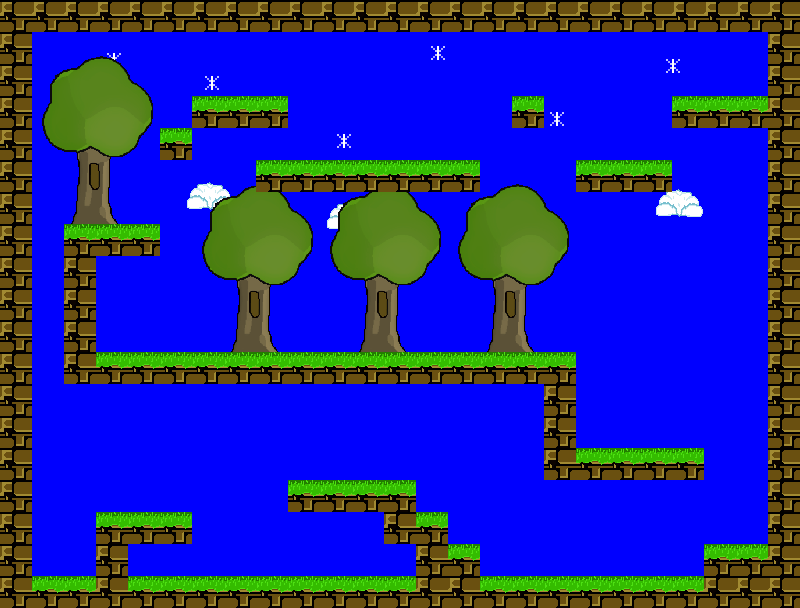

The image is a tile-based game level rendered from a .tmx file. Its description and source (layers, tilesets, objects; grid data summarised) follow:
An orthogonal 25x19 tile map with 32x32 px tiles, 3 tile layers (Background, BackgroundObjects, Collision), 4 tilesets and 47 objects.

<map version="1.0" orientation="orthogonal" renderorder="right-down" width="25" height="19" tilewidth="32" tileheight="32" nextobjectid="410">
 <tileset firstgid="1" name="objects" tilewidth="32" tileheight="32">
  <image source="../images/tiled_objects.png" width="128" height="288" />
  <tile id="0">
   <properties>
    <property name="Class" value="Player" />
   </properties>
  </tile>
  <tile id="1">
   <properties>
    <property name="Class" value="Warp" />
   </properties>
  </tile>
  <tile id="2">
   <properties>
    <property name="Class" value="InvisibleBlock" />
   </properties>
  </tile>
  <tile id="3">
   <properties>
    <property name="Class" value="PlatformSpike" />
   </properties>
  </tile>
  <tile id="4">
   <properties>
    <property name="Class" value="Spike" />
   </properties>
  </tile>
  <tile id="5">
   <properties>
    <property name="Class" value="Spike" />
    <property name="angle" value="90" />
   </properties>
  </tile>
  <tile id="6">
   <properties>
    <property name="Class" value="Spike" />
    <property name="angle" value="270" />
    <property name="flip" value="x" />
   </properties>
  </tile>
  <tile id="7">
   <properties>
    <property name="Class" value="Spike" />
    <property name="angle" value="180" />
    <property name="flip" value="x" />
   </properties>
  </tile>
  <tile id="8">
   <properties>
    <property name="Class" value="FallingSpike" />
    <property name="speed" value="900" />
   </properties>
  </tile>
  <tile id="9">
   <properties>
    <property name="Class" value="FallingSpike" />
    <property name="angle" value="90" />
    <property name="speed" value="900" />
   </properties>
  </tile>
  <tile id="10">
   <properties>
    <property name="Class" value="FallingSpike" />
    <property name="angle" value="270" />
    <property name="flip" value="x" />
    <property name="speed" value="900" />
   </properties>
  </tile>
  <tile id="11">
   <properties>
    <property name="Class" value="FallingSpike" />
    <property name="angle" value="180" />
    <property name="flip" value="x" />
    <property name="speed" value="900" />
   </properties>
  </tile>
  <tile id="12">
   <properties>
    <property name="Class" value="MovingSpike" />
    <property name="vx" value="300" />
   </properties>
  </tile>
  <tile id="16">
   <properties>
    <property name="Class" value="ShootingSpike" />
    <property name="direction" value="up" />
    <property name="firerate" value="2" />
    <property name="speed" value="100" />
   </properties>
  </tile>
  <tile id="17">
   <properties>
    <property name="Class" value="ShootingSpike" />
    <property name="angle" value="90" />
    <property name="direction" value="right" />
    <property name="firerate" value="2" />
    <property name="speed" value="100" />
   </properties>
  </tile>
  <tile id="18">
   <properties>
    <property name="Class" value="ShootingSpike" />
    <property name="angle" value="270" />
    <property name="direction" value="left" />
    <property name="firerate" value="2" />
    <property name="flip" value="x" />
    <property name="speed" value="100" />
   </properties>
  </tile>
  <tile id="19">
   <properties>
    <property name="Class" value="ShootingSpike" />
    <property name="angle" value="180" />
    <property name="direction" value="down" />
    <property name="firerate" value="2" />
    <property name="flip" value="x" />
    <property name="speed" value="100" />
   </properties>
  </tile>
  <tile id="24">
   <properties>
    <property name="Class" value="Spike" />
    <property name="scale" value="0.5" />
   </properties>
  </tile>
  <tile id="25">
   <properties>
    <property name="Class" value="Spike" />
    <property name="angle" value="90" />
    <property name="scale" value="0.5" />
   </properties>
  </tile>
  <tile id="26">
   <properties>
    <property name="Class" value="Spike" />
    <property name="angle" value="270" />
    <property name="flip" value="x" />
    <property name="scale" value="0.5" />
   </properties>
  </tile>
  <tile id="27">
   <properties>
    <property name="Class" value="Spike" />
    <property name="angle" value="180" />
    <property name="flip" value="x" />
    <property name="scale" value="0.5" />
   </properties>
  </tile>
  <tile id="28">
   <properties>
    <property name="Class" value="ClonePlayer" />
   </properties>
  </tile>
  <tile id="30">
   <properties>
    <property name="Class" value="BossFruit" />
   </properties>
  </tile>
  <tile id="32">
   <properties>
    <property name="Class" value="FakeWarp" />
    <property name="warpX" value="400" />
    <property name="warpY" value="450" />
   </properties>
  </tile>
  <tile id="33">
   <properties>
    <property name="Class" value="FakeFakeWarp" />
    <property name="fakeWarpX" value="400" />
    <property name="fakeWarpY" value="450" />
    <property name="warpX" value="300" />
    <property name="warpY" value="450" />
   </properties>
  </tile>
 </tileset>
 <tileset firstgid="37" name="collisions" tilewidth="32" tileheight="32">
  <image source="../images/tiled_collision.png" width="128" height="224" />
 </tileset>
 <tileset firstgid="65" name="fruit" tilewidth="21" tileheight="24">
  <image source="../images/tiled_fruit.png" width="63" height="24" />
  <tile id="0">
   <properties>
    <property name="Class" value="Fruit" />
   </properties>
  </tile>
  <tile id="1">
   <properties>
    <property name="Class" value="MovingFruit" />
    <property name="speedX" value="0" />
    <property name="speedY" value="0" />
   </properties>
  </tile>
 </tileset>
 <tileset firstgid="68" name="background" tilewidth="32" tileheight="32">
  <image source="../images/tiled_backgrounds.png" width="1600" height="2432" />
 </tileset>
 <layer name="Background" width="25" height="19">
  <properties>
   <property name="boundingBox" value="true" />
   <property name="type" value="0" />
  </properties>
  <data>[475 cells, 475 non-empty, 475 distinct tile ids]</data>
 </layer>
 <layer name="BackgroundObjects" width="25" height="19">
  <properties>
   <property name="type" value="0" />
  </properties>
  <data>[475 cells, 101 non-empty, 24 distinct tile ids]</data>
 </layer>
 <layer name="Collision" width="25" height="19">
  <properties>
   <property name="collision" value="true" />
  </properties>
  <data>[475 cells, 145 non-empty, 2 distinct tile ids]</data>
 </layer>
 <objectgroup name="Sprites">
  <object id="337" gid="1" x="32" y="576" />
  <object id="339" gid="2" x="736" y="64" />
  <object id="340" gid="5" x="256" y="160" />
  <object id="341" gid="7" x="224" y="192" />
  <object id="354" gid="12" x="88" y="64">
   <properties>
    <property name="speed" value="1200" />
   </properties>
  </object>
  <object id="355" gid="8" x="120" y="64" />
  <object id="357" gid="8" x="56" y="64" />
  <object id="359" gid="8" x="152" y="64" />
  <object id="360" gid="6" x="32" y="416" />
  <object id="361" gid="13" x="128" y="576" />
  <object id="362" gid="13" x="384" y="576" />
  <object id="363" gid="13" x="304" y="480">
   <properties>
    <property name="vx" value="70" />
   </properties>
  </object>
  <object id="364" gid="13" x="504" y="576">
   <properties>
    <property name="vx" value="250" />
   </properties>
  </object>
  <object id="366" gid="12" x="336" y="416">
   <properties>
    <property name="vx" value="100" />
   </properties>
  </object>
  <object id="367" gid="8" x="696" y="64" />
  <object id="370" gid="12" x="720" y="160" />
  <object id="371" gid="6" x="576" y="448" />
  <object id="372" gid="6" x="480" y="192" />
  <object id="373" gid="7" x="544" y="192" />
  <object id="374" gid="6" x="672" y="192" />
  <object id="375" gid="8" x="440" y="224" />
  <object id="376" gid="8" x="576" y="224" />
  <object id="377" gid="8" x="512" y="160" />
  </objectgroup>
</map>
<!-- 24 of 47 objects omitted -->
